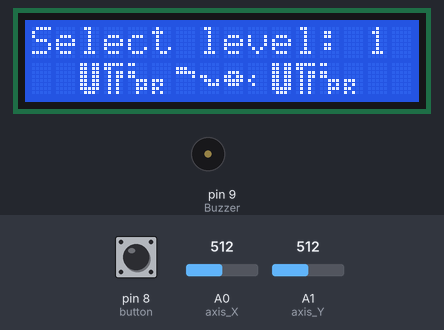
A sketch run on a simulated Arduino Uno, built with avr-gcc and run on an emulated ATmega328P. Shown: 16×2 character LCD, buzzer (waves = sounding, pin HIGH). The test bench sets the inputs (shaded band); at power-on: pin 8 (button) HIGH, A0 (axis_X) = 512, A1 (axis_Y) = 512. Random numbers use the default seed unless the sketch sets one.

Above: at 1.2 s.
1.3 s: pin 8 (button) pulled LOW for 0.15 s
At 1.62 s:
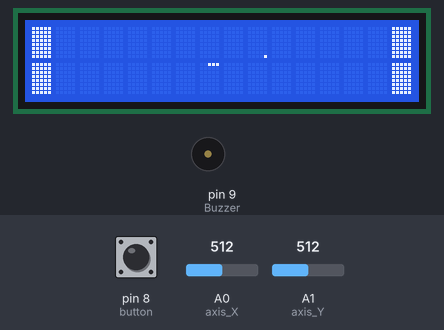
3.3 s: A0 (axis_X) set to 90
Timing chart, 0 to 6.3 s (numbered marks = the images above; inputs shaded):
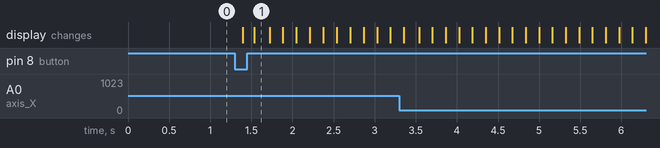

Measured:
- after the input at 1.3 s, the display: first changes after 0.10 s (image 1 shows a later state)

The sketch:

snake_game.ino
```cpp
#include <LiquidCrystal.h>

//########DISPLAY LCD 16x2#############
LiquidCrystal lcd(12, 11, 5, 4, 3, 2);    //Informamos a biblioteca quais serão os
                                         // pinos do Arduíno que serão ligados aos
                                         // pinos do display, observe que a ordem
                                         // é a mesma da lista acima. Aqui também
                                         // dou um nome do display, que neste caso
                                         // vai se chamar "lcd"

//##################JOYSTICK########################
int axis_X= A0; //PINO REFERENTE A LIGAÇÃO DO EIXO X
int axis_Y = A1; //PINO REFERENTE A LIGAÇÃO DO EIXO Y
int button = 8; //PINO REFERENTE A LIGAÇÃO NO PINO KEY (EIXO Z)
//##################################################


//##################SNAKE GAME########################
typedef struct snakeStruct
{
  int row,column;
  struct snakeStruct *next;
} SnakeBody;

boolean displayGame[16][80];
SnakeBody *head, *tail;

boolean gameOver, gameStarted;
int pc,pr;
int key, oldkey;
int dir, olddir; // 1 - Down, 2 - Up, 3 - Left, 4 - Right
int selectedLevel = 0, levels = 2;
int gameSpeed, collected;
unsigned long timer;


boolean levelz[3][2][16] = {
{{true,false,false,false,false,false,false,false,false,false,false,false,false,false,false,true},
{true,false,false,false,false,false,false,false,false,false,false,false,false,false,false,true}},

{{false,false,false,false,false,true,false,false,false,true,false,false,false,false,false,true},
{false,true,false,true,false,false,false,false,false,false,false,false,true,false,false,false}},

{{true,false,false,false,true,false,false,false,true,false,false,false,false,false,false,true},
{false,false,true,false,false,false,false,false,false,false,true,false,true,false,false,false}},
};


void createSnake(int n) // n = size of snake
{
  int i, j;
  for (i=0;i<16;i++)
    for (j=0;j<80;j++)
      displayGame[i][j] = false;

  SnakeBody *p, *q;
  tail = (SnakeBody*) malloc(sizeof(SnakeBody));
  tail->row = 8;
  tail->column = 39 + n/2;
  q = tail;
  displayGame[tail->row][tail->column] = true;
  for (i = 0; i < n-1; i++) // build snake from tail to head
  {
    p = (SnakeBody*) malloc(sizeof(SnakeBody));
    p->row = q->row;
    p->column = q->column - 1; //initial snake id placed horizoltally
    displayGame[p->row][p->column] = true;
    q->next = p;
    q = p;
  }
  if (n > 1)
  {
    q->next = NULL;
    head  = q;
  }
  else
  {
    tail->next = NULL;
    head = tail;
  }
}


void startMenu()
{
  byte mySnake[8][8] = { { B00000, B00000, B00011, B00110, B01100, B11000, B00000, },
                         { B00000, B11000, B11110, B00011, B00001, B00000, B00000, },
                         { B00000, B00000, B00000, B00000, B00000, B11111, B01110, },
                         { B00000, B00000, B00011, B01111, B11000, B00000, B00000, },
                         { B00000, B11100, B11111, B00001, B00000, B00000, B00000, },
                         { B00000, B00000, B00000, B11000, B01101, B00111, B00000, },
                         { B00000, B00000, B01110, B11011, B11111, B01110, B00000, },
                         { B00000, B00000, B00000, B01000, B10000, B01000, B00000, }, };

  byte logoUtf[4][8] = {  { B11011, B11011, B11011, B11011, B11011, B11011, B11111, B01110, },
                          { B11111, B11000, B01011, B01011, B01010, B01010, B01010, B01010, },
                          { B11000, B00000, B11000, B11000, B00111, B00101, B00111, B00100, },
                          { B00000, B00000, B00000, B00000, B11100, B10100, B11000, B10100, } };

  gameOver = gameStarted = false;
  key = oldkey = 0;
  olddir = 0;
  dir = 3;
  selectedLevel = 0;

  lcd.clear();
  lcd.setCursor(0,0);
  lcd.print("Select level: 1");
  for(int i = 0; i < 12; i++)
  {
    if( i < 8){
       lcd.createChar(i, mySnake[i]);
    }else {
       lcd.createChar(i, logoUtf[i - 8]);
    }

  }

 for(int i = 0; i < 12; i++){
    lcd.setCursor(i + 2, 1);
    lcd.write(byte(i));
 }

  collected = 0;
  gameSpeed = 8;
  createSnake(3);
  timer = 0;
}

void setup() {
 lcd.begin(16, 2); //
 pinMode (button, INPUT_PULLUP); // "_PULLUP" Active internal resistor
 pinMode(9, OUTPUT); //Buzzer
 startMenu();
 Serial.begin (9600); //INICIALIZA O MONITOR SERIAL
}

void loop() {

   key = get_key_moviment();
   delay(50);  //wait for debounce time
   if (key != oldkey){ //Is the direction unlike the previous one
      oldkey = key;

      // The game NOT started
      if (!gameOver && !gameStarted){
        oldkey = key;
          if (key > 0){
            switch(key){
              case 3:
                  if(selectedLevel > 0) selectedLevel--;
                break;
              case 4:
                  if(selectedLevel < levels) selectedLevel++;
                break;
              case 5:
                  lcd.clear();
                  newPoint();
                  gameStarted = true;
                break;
            }
            lcd.setCursor(14,0);
            lcd.print(selectedLevel + 1);
          }
      }

      // The game started
      if (!gameOver && gameStarted){
       delay(1000/gameSpeed);
        if (key > 0 && key < 5){
          // 1 - Down, 2 - Up, 3 - Left, 4 - Right
          if((dir == 1 || dir == 2) && (key == 3 || key == 4)){
            dir = key;
          }else if ((dir == 3 || dir == 4) && (key == 1 || key == 2)){
             dir = key;
          }
        }
      }

   }
   if (!gameOver && gameStarted){
      drawMoviment();
   }

  if(gameOver && key == 5){
     startMenu();
     delay(100);
  }

}

// Frequência correspondente - C = Do(131) D = Re(73.6) E = Mi(82.5) F = Fa(87.4) G = Sol(98) A = La(110) B = Si(61.8)
void beep(unsigned char delayms) { //creating function
  float notas[7] = {131, 73.6, 82.5, 87.4, 98, 110, 61.8};
  if(gameOver){
    for(int i = 0; i < 8; i++){
       analogWrite(9, i); //Setting pin to high
       delay(150); //Delaying
    }
  }else {
       analogWrite(9, 20); //Setting pin to high
       delay(delayms); //Delaying
  }
  analogWrite(9 ,0); //Setting pin to LOW
  delay(delayms); //Delaying
}

void drawMatrix()
{
  int cc=0;
  byte myChar[8];
  boolean special;
  if (!gameOver) {
   displayGame[pr][pc] = true;
  for(int r = 0; r < 2; r++) {
    for(int c = 0; c < 16;c++) {
      special = false;
      for(int i = 0; i < 8; i++) {
        byte b=B00000;
        if (displayGame[r*8+i][c*5+0]) {b+=B10000; special = true;}
        if (displayGame[r*8+i][c*5+1]) {b+=B01000; special = true;}
        if (displayGame[r*8+i][c*5+2]) {b+=B00100; special = true;}
        if (displayGame[r*8+i][c*5+3]) {b+=B00010; special = true;}
        if (displayGame[r*8+i][c*5+4]) {b+=B00001; special = true;}
        myChar[i] = b;
      }
      if (special) {
        lcd.createChar(cc, myChar);
        lcd.setCursor(c,r);
        lcd.write(byte(cc));
        cc++;
      }
      else {
        lcd.setCursor(c,r);
        if (levelz[selectedLevel][r][c]) lcd.write(255);
        else lcd.write(254);
      }
    }
  }
  }
}

void drawMoviment() {
     unsigned long timeNow = millis();
     if (timeNow - timer > 1000 / gameSpeed) {
       moveSnake();
       drawMatrix();
       timer = millis();
     }
}

void moveHead(){

  switch(dir) {
    case 1: head->row--; break;
    case 2: head->row++; break;
    case 3: head->column--; break;
    case 4: head->column++; break;
    default : break;
  }

  if (head->column >= 80) head->column = 0;
  else if (head->column < 0) head->column = 79;
  else if (head->row >= 16) head->row = 0;
  else if (head->row < 0) head->row = 15;

 if (levelz[selectedLevel][head->row / 8][head->column / 5]) gameOver = true; // wall collision check

// ######### Verify if has a snake collision ###########
  SnakeBody *p;
  p = tail;
  while (p != head) { // self collision
    if (p->row == head->row && p->column == head->column){
      gameOver = true;
      break;
    }
    p = p->next;
  }
// #####################################################

  if (gameOver) {
    beep(50);
    gameOverFunction();
  }else {
    displayGame[head->row][head->column] = true; //new moviment
    if (head->row == pr && head->column == pc) { // point pickup check
      collected++;
      beep(50);
      if (gameSpeed < 25) gameSpeed += 3;
      newPoint();
    }
  }
}

void moveTail(){
  SnakeBody *p, *q;
  q = p = tail;
  displayGame[p->row][p->column] = false;
  tail = p->next;
  while (p->next != head){
    p = p->next;
  }
  // Preparation to Make New Head
  SnakeBody * oldHead = (SnakeBody *) malloc(sizeof(SnakeBody));
  oldHead->row = head->row;
  oldHead->column = head->column;
  oldHead->next = head;
  p->next = oldHead;
  free(q);
}

void moveSnake()
{
  moveTail();
  moveHead();
}

void newPoint()
{

  SnakeBody *p;
  p = tail;
  boolean newp = true;
  while (newp)
  {
    pr = random(16);
    pc = random(80);
    newp = false;
    if (levelz[selectedLevel][pr / 8][pc / 5]) newp=true;
    while (p->next != NULL)
    {
      if (p->row == pr && p->column == pc){
        newp = true;
        break;
      }
      p = p->next;
    }
  }

 if (collected < 20 && gameStarted) growSnake();
}

void growSnake()
{
  SnakeBody *p = (SnakeBody*)malloc(sizeof(SnakeBody));
  p->row = tail->row;
  p->column = tail->column;
  p->next = tail;
  tail = p;
}

void gameOverFunction()
{
  delay(1000);
  lcd.clear();
  freeList();
  lcd.setCursor(3,0);
  lcd.print("Game Over!");
  lcd.setCursor(4,1);
  lcd.print("Score: ");
  lcd.print(collected);
  delay(1000);
}

void freeList()
{
  SnakeBody *p,*q;
  p = tail;
  while (p!=NULL)
  {
    q = p;
    p = p->next;
    free(q);
  }
  head = tail = NULL;
}

// 1 - Up, 2 - Down, 3 - Left, 4 - Right
int get_key_moviment(){
    int k = -1;
    if((analogRead(axis_X)) < 100){ // BECAUSE JOYSTICK IS NOT GOOD :(
        k = 2;
    }else{
      if((analogRead(axis_X)) > 900){ //SE LEITURA FOR MAIOR 900
          k = 1;
      }else{
              if((analogRead(axis_Y)) < 100){ //SE LEITURA FOR MENOR 18
                k = 3;
              }else{
                    if((analogRead(axis_Y)) > 900){  //SE LEITURA FOR MAIOR 900
                         k = 4;
                    }else{
                          if(digitalRead(button) == LOW){ //SE LEITURA FOR IGUAL A HIGH, FAZ
                             k = 5;
                          }
                    }
              }
      }
    }
    return k;
}

/*
void printMatrix()
{
  Serial.println();
  Serial.println();
  Serial.println();
  for (int i=0 ;i<16 ;i++)
  {
    for (int j=0; j<80 ;j++)
    {
      Serial.print(displayGame[i][j]);
      Serial.print(" ");
    }
    Serial.println();
  }
}
*/
```
